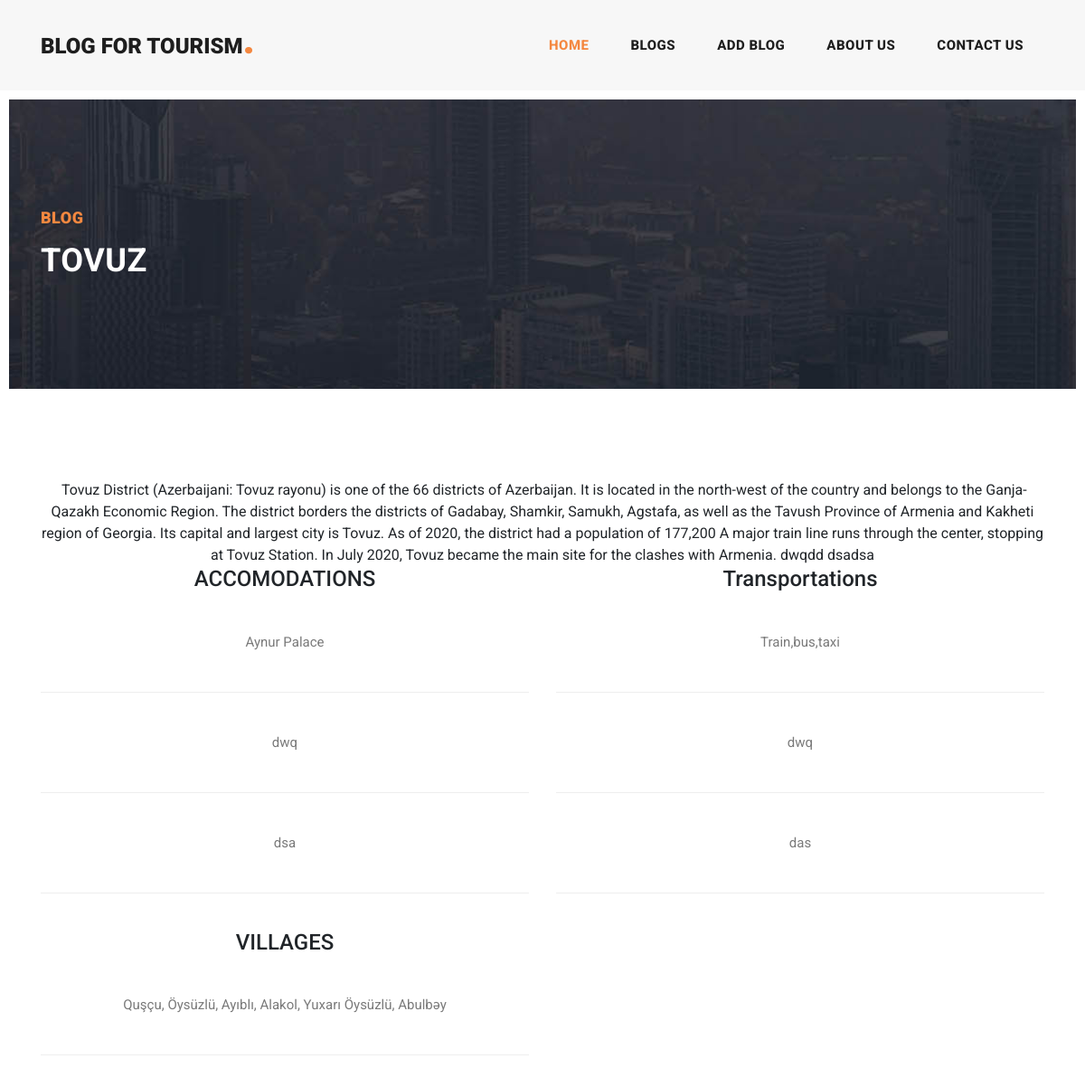
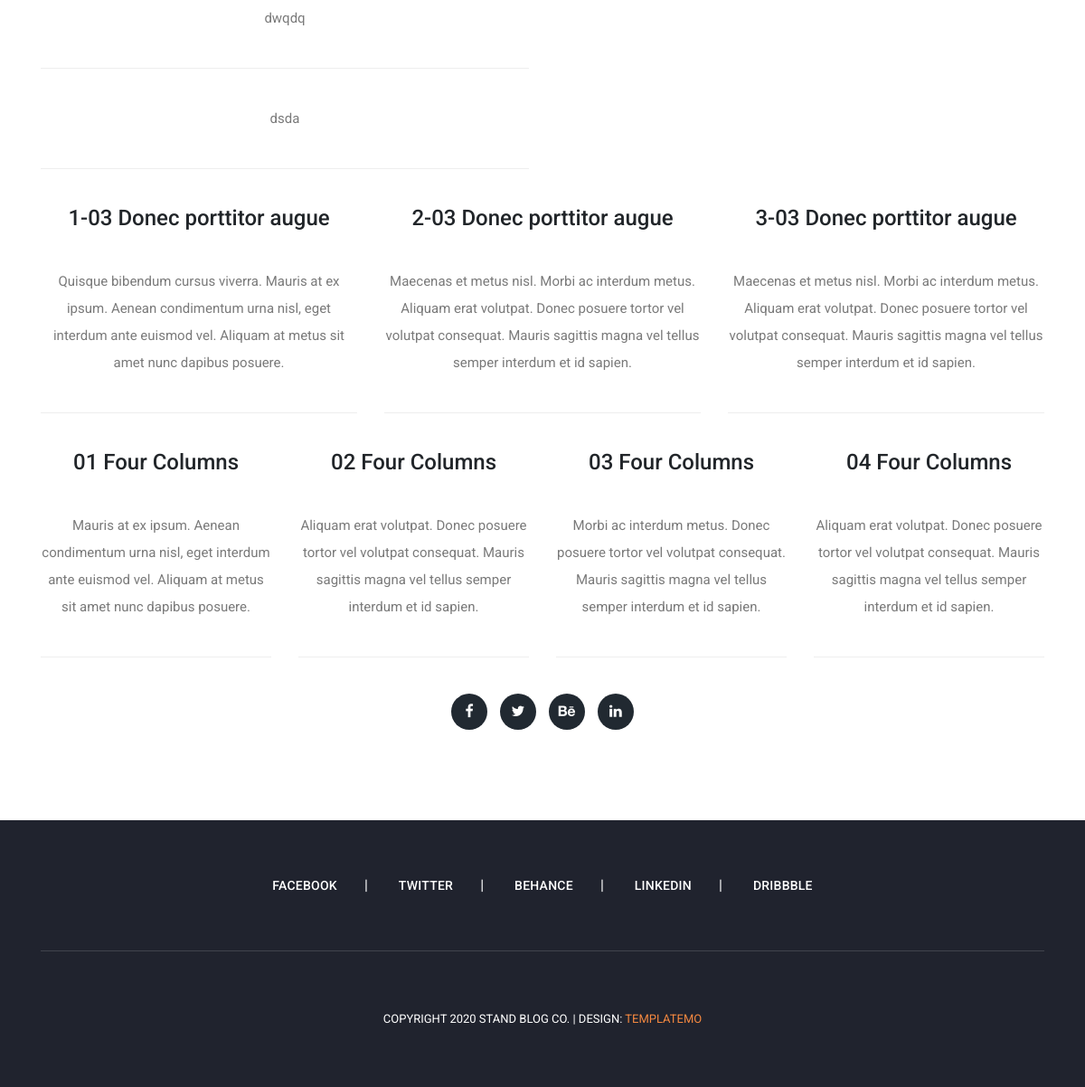
The page /blogpage on the database its author committed (2 pictures, top to bottom).
### master_app/models.py (models this page shows)
class Blogdetails(models.Model):
   villages = models.CharField(max_length=55)
   accomodations = models.CharField(max_length=255)
   transportations = models.CharField(max_length=255)
   text = models.CharField(max_length=5000)

### master_app/views.py (the view)
# urls.py: path('blogpage', views.blogpage, name='blogpage'),
def blogpage(request):
    blogs = Blogdetails.objects.all()
    print(blogs)
    context={
        "blogs":blogs,
    }
    return render(request, 'blogpage.html',context)

### templates/blogpage.html (shortened to what this page needs)
<!DOCTYPE html>
<html lang="en">
{% load static %}
  <head>
    <link href="{% static 'vendor/bootstrap/css/bootstrap.min.css' %}" rel="stylesheet">
    <link rel="stylesheet" href="{% static 'assets/css/fontawesome.css' %}">
    <link rel="stylesheet" href="{% static 'assets/css/templatemo-stand-blog.css' %}">
    <link rel="stylesheet" href="{% static 'assets/css/owl.css' %}">
  </head>
  <body>
   <header class="">
      <nav class="navbar navbar-expand-lg">
        <div class="container">
          <a class="navbar-brand" href="index.html"><h2>Blog for tourism<em>.</em></h2></a>
          <div class="collapse navbar-collapse" id="navbarResponsive">
            <ul class="navbar-nav ml-auto">
              <li class="nav-item active">
                <a class="nav-link" href="{% url 'index' %}">Home
                </a>
              </li>
                <li class="nav-item">
                <a class="nav-link" href="{% url 'blogpage' %}" >Blogs</a>
              </li>
                <li class="nav-item">
                <a class="nav-link" href="{% url 'addblogpage' %}">Add Blog</a>
              </li>
              <li class="nav-item">
                <a class="nav-link" href="about.html">About Us</a>
              </li>
              <li class="nav-item">
                <a class="nav-link" href="contact.html">Contact Us</a>
              </li>
            </ul>
          </div>
        </div>
      </nav>
    </header>
    <div class="heading-page header-text">
      <section class="page-heading">
        <div class="container">
          <div class="row">
            <div class="col-lg-12">
              <div class="text-content">
                <h4>Blog</h4>
                <h2>Tovuz</h2>
              </div>
            </div>
          </div>
        </div>
      </section>
    </div>
    <section class="about-us">
      <div class="container">
        <div class="row">
          <div class="col-lg-12">
           {% for blog in blogs %}
                <p2>{{ blog.text  }}</p2>
                {% endfor %}
          </div>
        </div>
        <div class="row">
          <div class="col-lg-6">
          <h4>ACCOMODATIONS</h4>
           {% for blog in blogs %}
            <p> {{ blog.accomodations  }}</p>
              {% endfor %}
          </div>
          <div class="col-lg-6">
          <h4>Transportations</h4>
              {% for blog in blogs %}
            <p>{{ blog.transportations  }}</p>
              {% endfor %}
          </div>
          <div class="col-lg-6">
          <h4>VILLAGES</h4>
               {% for blog in blogs %}
            <p> {{ blog.villages  }} </p>
               {% endfor %}
          </div>
        </div>
        <div class="row">
          <div class="col-lg-4 col-md-6">
          <h4>1-03 Donec porttitor augue</h4>
          	<p>Quisque bibendum cursus viverra. Mauris at ex ipsum. Aenean condimentum urna nisl, eget interdum ante euismod vel. Aliquam at metus sit amet nunc dapibus posuere.</p>
          </div>
          <div class="col-lg-4 col-md-6">
          <h4>2-03 Donec porttitor augue</h4>
          	<p>Maecenas et metus nisl. Morbi ac interdum metus. Aliquam erat volutpat. Donec posuere tortor vel volutpat consequat. Mauris sagittis magna vel tellus semper interdum et id sapien.</p>
          </div>
          <div class="col-lg-4">
          <h4>3-03 Donec porttitor augue</h4>
          	<p>Maecenas et metus nisl. Morbi ac interdum metus. Aliquam erat volutpat. Donec posuere tortor vel volutpat consequat. Mauris sagittis magna vel tellus semper interdum et id sapien.</p>
          </div>
        </div>
        <div class="row">
          <div class="col-lg-3 col-md-6">
          <h4>01 Four Columns</h4>
          	<p>Mauris at ex ipsum. Aenean condimentum urna nisl, eget interdum ante euismod vel. Aliquam at metus sit amet nunc dapibus posuere.</p>
          </div>
          <div class="col-lg-3 col-md-6">
          <h4>02 Four Columns</h4>
          	<p>Aliquam erat volutpat. Donec posuere tortor vel volutpat consequat. Mauris sagittis magna vel tellus semper interdum et id sapien.</p>
          </div>
          <div class="col-lg-3 col-md-6">
          <h4>03 Four Columns</h4>
          	<p>Morbi ac interdum metus. Donec posuere tortor vel volutpat consequat. Mauris sagittis magna vel tellus semper interdum et id sapien.</p>
          </div>
          <div class="col-lg-3 col-md-6">
          <h4>04 Four Columns</h4>
          	<p>Aliquam erat volutpat. Donec posuere tortor vel volutpat consequat. Mauris sagittis magna vel tellus semper interdum et id sapien.</p>
          </div>
        </div>
        <div class="row">
          <div class="col-lg-12">
            <ul class="social-icons">
              <li><a href="#"><i class="fa fa-facebook"></i></a></li>
              <li><a href="#"><i class="fa fa-twitter"></i></a></li>
              <li><a href="#"><i class="fa fa-behance"></i></a></li>
              <li><a href="#"><i class="fa fa-linkedin"></i></a></li>
            </ul>
          </div>
        </div>
      </div>
    </section>
    <footer>
      <div class="container">
        <div class="row">
          <div class="col-lg-12">
            <ul class="social-icons">
              <li><a href="#">Facebook</a></li>
              <li><a href="#">Twitter</a></li>
              <li><a href="#">Behance</a></li>
              <li><a href="#">Linkedin</a></li>
              <li><a href="#">Dribbble</a></li>
            </ul>
          </div>
          <div class="col-lg-12">
            <div class="copyright-text">
              <p>Copyright 2020 Stand Blog Co.
                 | Design: <a rel="nofollow" href="https://templatemo.com" target="_parent">TemplateMo</a></p>
            </div>
          </div>
        </div>
      </div>
    </footer>
  </body>
</html>

### static/assets/css/templatemo-stand-blog.css (style rules this page uses)
body { font-family: 'Roboto', sans-serif; overflow-x: hidden; text-rendering: optimizeLegibility; -webkit-font-smoothing: antialiased; -moz-osx-font-smoothing: grayscale; }
p { margin-bottom: 0px; font-size: 15px; font-weight: 400; color: #7a7a7a; line-height: 30px; }
a { text-decoration: none!important; }
ul { padding: 0; margin: 0; list-style: none; }
h1,h2,h3,h4,h5,h6 { margin: 0px; }
.heading-page { padding-top: 110px; }
.page-heading { margin: 0px 10px; padding: 120px 0px; text-align: left; background-position: center center; background-repeat: no-repeat; background-size: cover; background-image: url(../images/heading-bg.jpg); }
.page-heading .text-content h4 { color: #f48840; font-size: 18px; text-transform: uppercase; font-weight: 900; letter-spacing: 0.5px; margin-bottom: 15px; }
.page-heading .text-content h2 { color: #fff; font-size: 36px; font-weight: 700; text-transform: uppercase; letter-spacing: 0.5px; }
header { position: absolute; z-index: 99999; width: 100%; height: 100px; background-color: #f7f7f7; -webkit-transition: all 0.3s ease-in-out 0s; -moz-transition: all 0.3s ease-in-out 0s; -o-transition: all 0.3s ease-in-out 0s; transition: all 0.3s ease-in-out 0s; }
header .navbar { padding: 25px 0px; }
.navbar .navbar-brand { float: left; margin-top: -12px; outline: none; }
.navbar .navbar-brand h2 { color: #1e1e1e; text-transform: uppercase; font-size: 24px; font-weight: 900; -webkit-transition: all .3s ease 0s; -moz-transition: all .3s ease 0s; -o-transition: all .3s ease 0s; transition: all .3s ease 0s; }
.navbar .navbar-brand h2 em { font-size: 44px; font-style: normal; color: #f48840; }
#navbarResponsive { z-index: 999; }
.navbar-collapse { text-align: center; }
.navbar .navbar-nav .nav-item { margin: 0px 15px; }
.navbar .navbar-nav a.nav-link { text-transform: capitalize; font-size: 15px; font-weight: 800; text-transform: uppercase; letter-spacing: 0.5px; color: #1e1e1e; transition: all 0.3s; }
.navbar .navbar-nav .nav-link:hover, .navbar .navbar-nav .active>.nav-link, .navbar .navbar-nav .nav-link.active, .navbar .navbar-nav .nav-link.show, .navbar .navbar-nav .show>.nav-link { color: #f48840; }
footer { margin-top: 100px; text-align: center; background-color: #20232e; padding: 60px 0px; }
footer ul.social-icons { padding-bottom: 60px; margin-bottom: 60px; border-bottom: 1px solid rgba(250,250,250,0.15); }
footer ul.social-icons li { display: inline-block; margin-right: 30px; }
footer ul.social-icons li:after { content: "|"; color: #fff; margin-left: 30px; }
footer ul.social-icons li:last-child { margin-right: 0px; }
footer ul.social-icons li:last-child::after { display: none; }
footer ul.social-icons li a { font-size: 14px; text-transform: uppercase; color: #fff; font-weight: 500; letter-spacing: 0.25px; transition: all .3s; }
footer p { font-size: 13px; text-transform: uppercase; color: #fff; }
footer p a { color: #f48840; }
.about-us { margin-top: 100px; text-align: center; }
.about-us p { margin: 40px 0px; border-bottom: 1px solid #eee; padding-bottom: 40px; }
.about-us ul li { display: inline-block; margin: 0px 5px; }
.about-us ul li a { width: 40px; height: 40px; text-align: center; line-height: 40px; display: inline-block; background-color: #212931; color: #fff; border-radius: 50%; transition: all .3s; }

### rows shown on the page
Blogdetails: text "Tovuz District (Azerbaijani: Tovuz rayonu) is one of the 66 districts of Azerbaijan. It is located in the north-west of the country and belongs to the Ganja-Qazakh Economic Region. The district borders the districts of Gadabay, Shamkir, Samukh, Agstafa, as well as the Tavush Province of Armenia and Kakheti region of Georgia. Its capital and largest city is Tovuz. As of 2020, the district had a population of 177,200 A major train line runs through the center, stopping at Tovuz Station. In July 2020, Tovuz became the main site for the clashes with Armenia.", accomodations "Aynur Palace", transportations "Train,bus,taxi", villages "Quşçu, Öysüzlü, Ayıblı, Alakol, Yuxarı Öysüzlü, Abulbəy"
Blogdetails: text "dwqdd", accomodations "dwq", transportations "dwq", villages "dwqdq"
Blogdetails: text "dsadsa", accomodations "dsa", transportations "das", villages "dsda"
